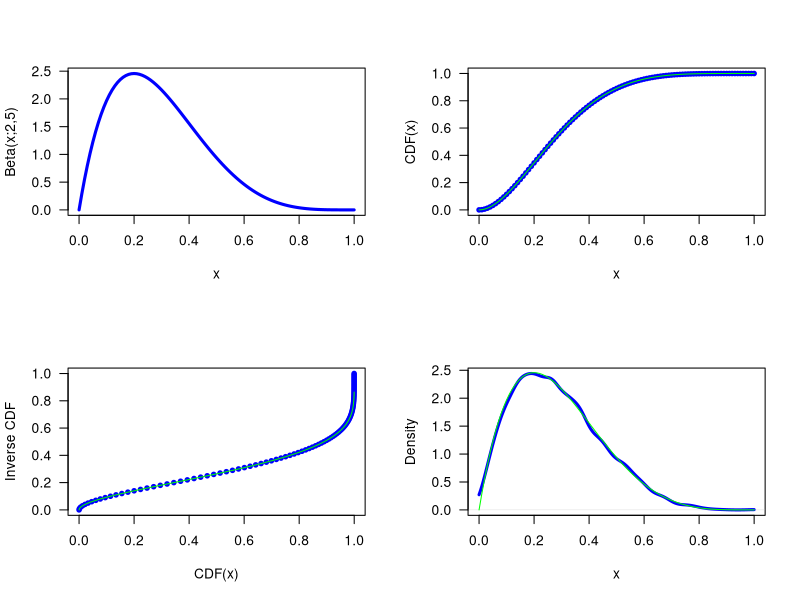

The R source for this figure:
print('file: RandomBeta2x5')
# random numbers from beta(2,5)
alpha = 2; beta = 5
dx = 0.01
x = seq(0,1,dx)
y = dbeta(x,alpha,beta)
print(' ---------------------------------------------------')
print('CDF (estimate) from discrete approximation of PDF by integration:')
L = length(x)
CDFapp = numeric(L)
for(i in 2:L) CDFapp[i] = CDFapp[i-1]+(y[i-1]+y[i])*dx/2
CDFana = pbeta(x,alpha,beta)
print(' ---------------------------------------------------')
print('Inverse CDF:')
CDFinvA = qbeta(CDFapp,alpha,beta)
print(' ---------------------------------------------------')
print('Generate random numbers from beta(a,b)')
# How to generate random numbers from beta(a,b)?
# (1) Generate random numbers from uniform PDF ([0,1])
# (2) Find corresponding x values from numerical CDF
set.seed(1953) # set seed for random number generators
M = 1e4 # number of Monte Carlo runs
r = runif(M) 
rb = numeric(M)
for(i in 1:M) {j=which.min((CDFapp-r[i])^2); rb[i] = x[j]}
par(mfrow=c(1,1))
# png('RandomDiscrete210427all.png',width=16,height=12,units='cm',res=300)
  par(mfrow=c(2,2))
  plot(x,y,type='l',lwd=3,col='blue',xlab='x',ylab='Beta(x;2,5)',las=1,cex=0.4)
  plot(x,CDFapp,type='p',lwd=3,col='blue',xlab='x',ylab='CDF(x)',las=1,cex=0.4)
  lines(x,CDFana,col='green')
  plot(CDFapp,x,type='p',lwd=3,col='blue',xlab='CDF(x)',ylab='Inverse CDF',las=1,cex=0.4)
  lines(CDFapp,CDFinvA,col='green')
  plot(density(rb,from=0,to=1),type='l',lwd=3,col='blue',xlab='x',
       ylab='Density',las=1,cex=0.4,main='')
  lines(x,y,col='green')
# dev.off()
